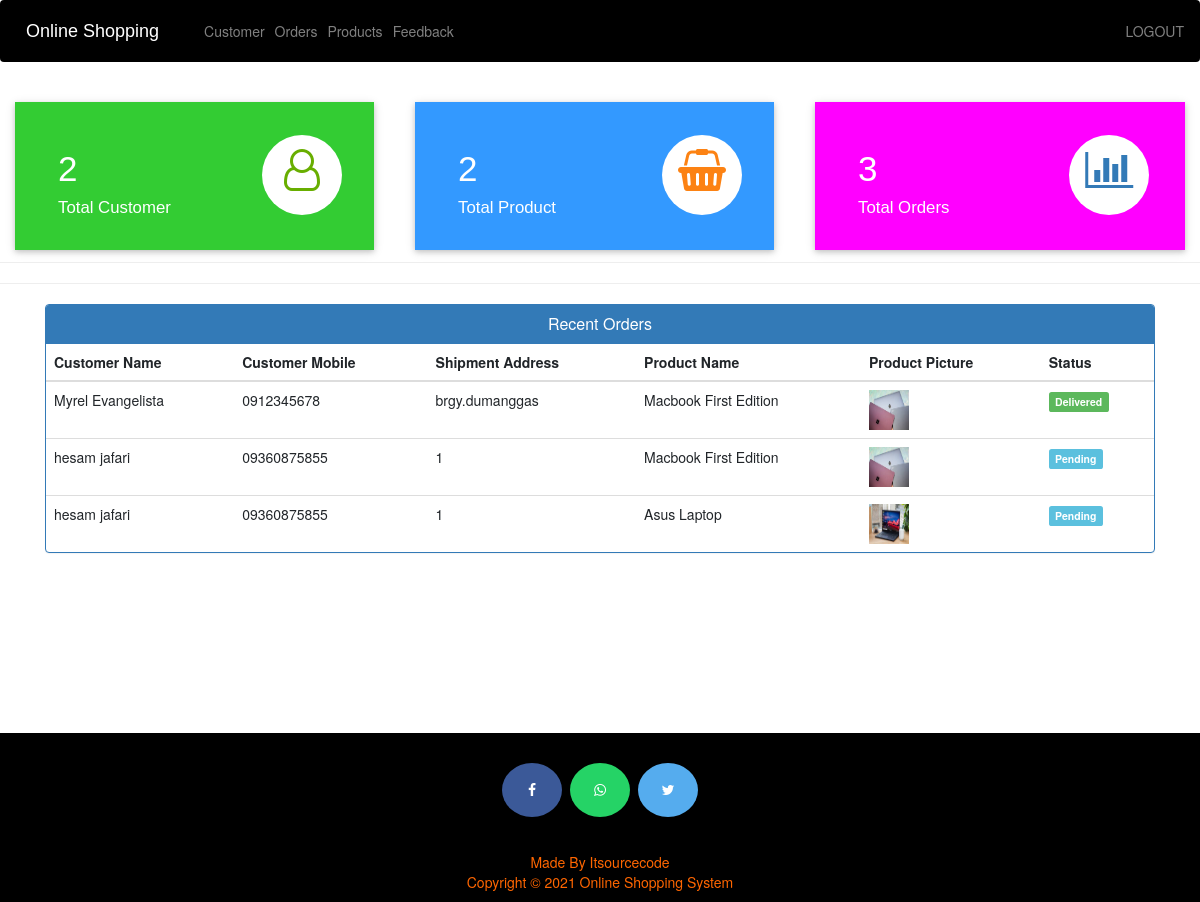
The page /admin-dashboard (signed in) on the database its author committed.
### ShopApp/models.py (models this page shows, shortened)
class Customer(models.Model):
    user=models.OneToOneField(User,on_delete=models.CASCADE)
    profile_pic= models.ImageField(upload_to='profile_pic/CustomerProfilePic/',null=True,blank=True)
    address = models.CharField(max_length=40)
    mobile = models.CharField(max_length=20,null=False)
    @property
    def get_name(self):
        return self.user.first_name+" "+self.user.last_name

class Orders(models.Model):
    STATUS =(
        ('Pending','Pending'),
        ('Order Confirmed','Order Confirmed'),
        ('Out for Delivery','Out for Delivery'),
        ('Delivered','Delivered'),
    )
    customer=models.ForeignKey('Customer', on_delete=models.CASCADE,null=True)
    product=models.ForeignKey('Product',on_delete=models.CASCADE,null=True)
    email = models.CharField(max_length=50,null=True)
    address = models.CharField(max_length=500,null=True)
    mobile = models.CharField(max_length=20,null=True)
    order_date= models.DateField(auto_now_add=True,null=True)
    status=models.CharField(max_length=50,null=True,choices=STATUS)

class Product(models.Model):
    name=models.CharField(max_length=40)
    product_image= models.ImageField(upload_to='product_image/',null=True,blank=True)
    price = models.PositiveIntegerField()
    description=models.CharField(max_length=40)

### ShopApp/views.py (the view)
# urls.py: path('admin-dashboard', views.admin_dashboard_view,name='admin-dashboard'),
@login_required(login_url='adminlogin')
def admin_dashboard_view(request):
    customercount=models.Customer.objects.all().count()
    productcount=models.Product.objects.all().count()
    ordercount=models.Orders.objects.all().count()
    orders=models.Orders.objects.all()
    ordered_products=[]
    ordered_bys=[]
    for order in orders:
        ordered_product=models.Product.objects.all().filter(id=order.product.id)
        ordered_by=models.Customer.objects.all().filter(id = order.customer.id)
        ordered_products.append(ordered_product)
        ordered_bys.append(ordered_by)
    mydict={
    'customercount':customercount,
    'productcount':productcount,
    'ordercount':ordercount,
    'data':zip(ordered_products,ordered_bys,orders),
    }
    return render(request,'ShopApp/admin_dashboard.html',context=mydict)

### templates/ShopApp/admin_dashboard.html
{% extends 'ShopApp/admin_base.html' %}
{% load static %}
{% block content %}
<br>
{%include 'ShopApp/admin_dashboard_cards.html'%}
<br><br><br><br><br>
<hr><hr>
<div class="container" >
    <div class="panel panel-primary" >
      <div class="panel-heading" style="text-align:center;">
        <h6 class="panel-title">Recent Orders</h6>
      </div>
      <table class="table table-hover" id="dev-table">
        <thead>
          <tr>
            <th>Customer Name</th>
            <th>Customer Mobile</th>
            <th>Shipment Address</th>
            <th>Product Name</th>
            <th>Product Picture</th>
            <th>Status</th>
          </tr>
        </thead>
        {% for product,customer,order in data %}
        <tr>
          {% for c in customer %}
          <td> {{c.get_name}}</td>
          <td>{{c.mobile}}</td>
          <td>{{order.address}}</td>
          {% endfor %}
          {% for p in product %}
          <td> {{p.name}}</td>
          <td> <img src="{% static p.product_image.url %}" alt="Profile Pic" height="40px" width="40px" /></td>
          {% if order.status == 'Pending'%}
          <td> <span class="label label-info">{{order.status}}</span></td>
          {% elif order.status == 'Delivered' %}
          <td> <span class="label label-success">{{order.status}}</span></td>
          {% elif order.status == 'Out for Delivery' %}
          <td> <span class="label label-warning">{{order.status}}</span></td>
          {%else%}
            <td> <span class="label label-primary">{{order.status}}</span></td>
          {%endif%}
          {% endfor %}
        </tr>
        {% endfor %}
      </table>
  </div>
</div>
{% endblock content %}

### rows shown on the page
Orders: address "brgy.dumanggas", status "Delivered"
Customer: get_name "Myrel Evangelista", mobile "0912345678"
Product: name "Macbook First Edition", product_image (picture)
Orders: address "1", status "Pending"
Customer: get_name "hesam jafari", mobile "09360875855"
Orders: address "1", status "Pending"
Product: name "Asus Laptop", product_image (picture)

### other values the page prints
{{ customercount }} "2"
{{ productcount }} "2"
{{ ordercount }} "3"
